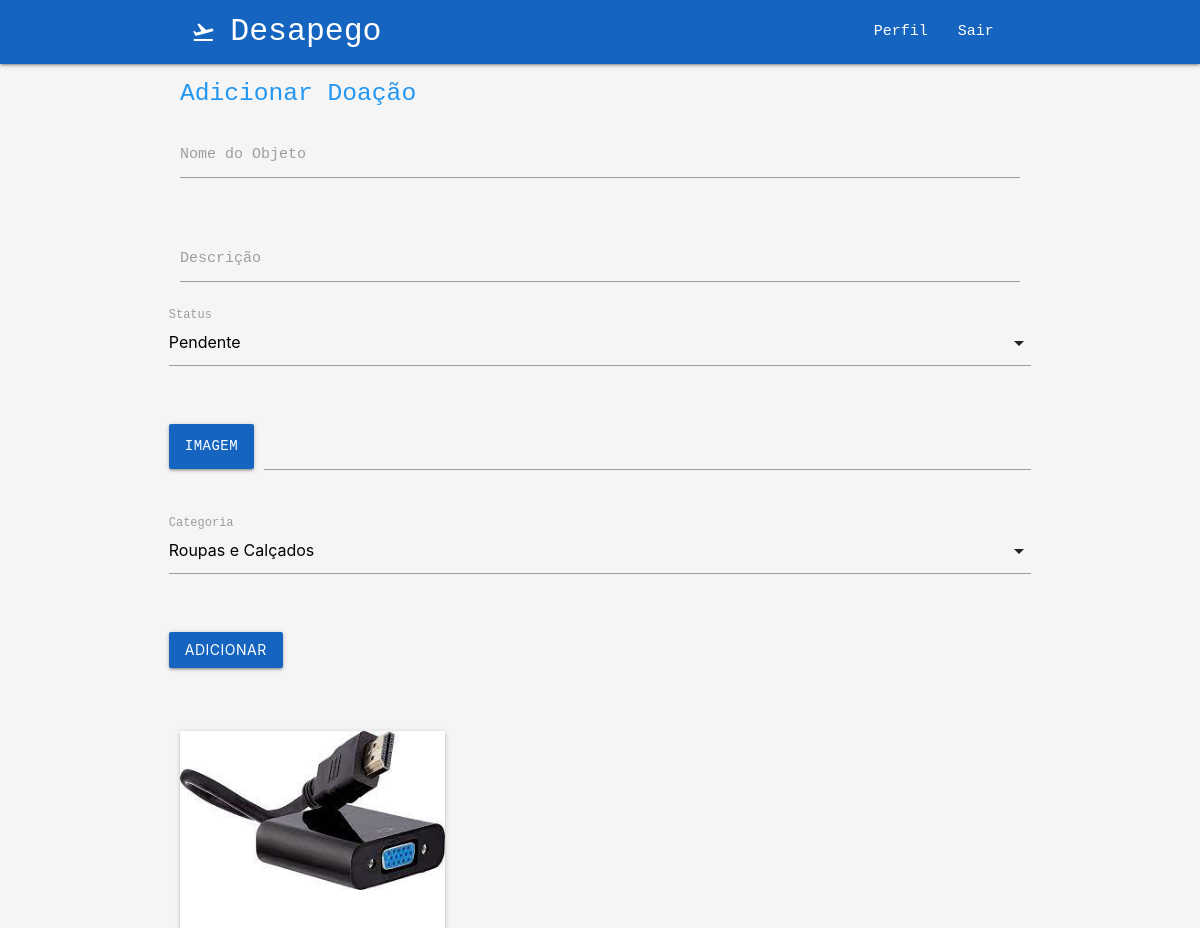
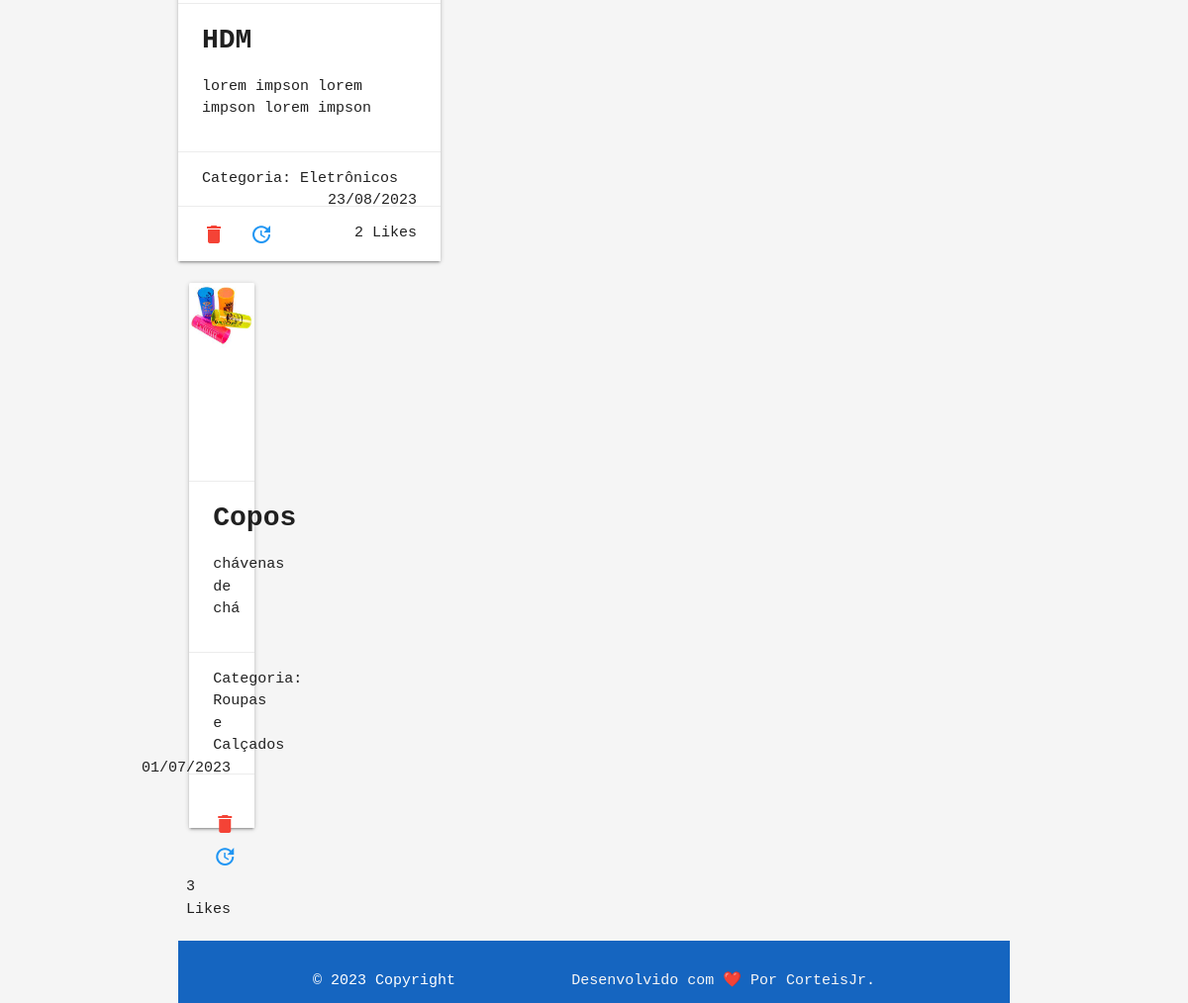
The page /own (signed in) on the database its author committed (2 pictures, top to bottom).
### doeja/models/Donations.py (models this page shows, shortened)
class Donation(TimestampedModel):
    user = models.ForeignKey(Profile, on_delete=models.CASCADE)
    name_of_object = models.CharField(max_length=100, null=True, blank=True)
    description = models.CharField(max_length=255, null=True, blank=True)
    date_of_donation = models.DateField(default=None, null=True, blank=True)
    status = models.IntegerField(choices=DONATION_STATUS, default=1)
    picture = models.ImageField(null=True, blank=True)
    category = models.IntegerField(choices=CATEGORY_CHOICES, default=1)
    likes = models.ManyToManyField(User, related_name='likes', blank=True)

### doeja/views/HomeView.py (the view)
@login_required
def own_donation(request):
    if request.method == 'POST':
        form = DonationForm(request.POST, request.FILES)
        if form.is_valid():
            donation = form.save(commit=False)
            donation.user = request.user.profile
            donation.save()
            return redirect('own_donation')
    else:
        form = DonationForm()
    user = Profile.objects.get(user=request.user)
    donations = Donation.objects.filter(user=user).order_by('-created_at')
    context = {
        'donations': donations,
        'form': form,
    }
    return render(request, template_name='home/own_donation.html', context=context)

### doeja/forms/DonationForm.py
class DonationForm(forms.ModelForm):
    class Meta:
        model = Donation
        fields = (
            'name_of_object',
            'description',
            'status',
            'picture',
            'category',
        )

### doeja/templates/home/own_donation.html (shortened to what this page needs)
{% extends 'base.html' %} {% load static %} {% block title%}Doações {% endblock%}
{% block content %}
  <div>
      {% if user.is_authenticated %}
      <div class="col">
          <div class="container">
          <h5 class="blue-text darken-4">Adicionar Doação</h5>
            <form method="post" enctype="multipart/form-data">
              <div class="row">
                <div class="input-field col s12">
                  {{ form.name_of_object }}
                  <label for="id_name_of_object">Nome do Objeto</label>
                </div>
              </div>
              <div class="row">
                <div class="input-field col s12">
                  {{ form.description }}
                  <label for="id_description">Descrição</label>
                </div>
                <div class="row">
                  <div class="input-field col s12">
                    <label for="id_description">Status</label>
                </div>
              </div>
              <div class="row">
                <div class="file-field input-field col s12">
                  <div class="btn blue darken-3">
                    <span>Imagem</span>
                  </div>
                  <div class="file-path-wrapper">
                    <input class="file-path validate" type="text">
                  </div>
                </div>
              </div>
              <div class="row">
                <div class="input-field col s12">
                    <label for="id_category">Categoria</label>
                </div>
            </div>
              <div class="row">
                <div class="input-field col s12">
                  <button type="submit" class="btn waves-effect waves-light blue darken-3">Adicionar</button>
                </div>
              </div>
            </form>
          </div>
        </div>
    {% endif %}
    <div class="container">
      <div class="row">
          {% for donation in donations %}
          <div class="col s12 m4">
              <div class="card">
                  {% if donation.picture %}
                  <div class="card-image">
                      <img src="{{ donation.picture.url }}" alt="{{ donation.name_of_object }}">
                  </div>
                  {% endif %}
                  <div class="card-action">
                      <span class="text-black h3" style="font-weight: bold; font-size: 28px;">{{ donation.name_of_object }}</span>
                      <p>{{ donation.description }}</p>
                  </div>
                  <div class="card-action">
                      <span>Categoria: {{ donation.get_category_display }}</span>
                      <span class="right">{{ donation.created_at|date:"d/m/Y" }}</span>
                  </div>
                  {% if user.is_authenticated %}
                  <div class="card-action">
                      <a href="{% url 'like_donation' donation_id=donation.id %}">
                        <a href="#modal-confirm-delete" class="left modal-trigger"><i class="material-icons red-text">delete</i></a>
                        <a href="{% url 'edit_donation' id=donation.id %}" class="left"><i class="material-icons blue-text">update</i></span></a>
                          <span class="right">{{ donation.likes.count }} Likes</span>
                      </a>
                  </div>
                  {% endif %}
          </div>
          {% endfor %}
      </div>
    </div>
  </div>
{% endblock content %}

### doeja/static/css/style.css (style rules this page uses)
body { font-family: 'Roboto Mono', monospace; }

### doeja/templates/home/own_donation.html (style rules this page uses)
.card-image { object-fit: cover; height: 200px; width: 100%; }

### rows shown on the page
Donation: picture (picture), name_of_object "HDM", description "lorem impson lorem impson lorem impson", category "Eletrônicos", created_at "23/08/2023", likes.count "2"
Donation: picture (picture), name_of_object "Copos", description "chávenas de chá", category "Roupas e Calçados", created_at "01/07/2023", likes.count "3"
